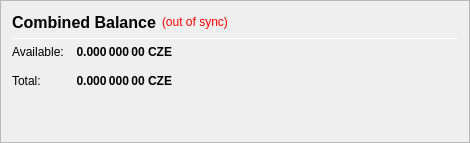
                   <widget class="QFrame" name="frame_CombinedBalances">
                    <property name="minimumSize">
                     <size>
                      <width>470</width>
                      <height>0</height>
                     </size>
                    </property>
                    <property name="frameShape">
                     <enum>QFrame::StyledPanel</enum>
                    </property>
                    <property name="frameShadow">
                     <enum>QFrame::Raised</enum>
                    </property>
                    <layout class="QVBoxLayout" name="verticalLayout_5">
                     <item>
                      <layout class="QHBoxLayout" name="horizontalLayout_5" stretch="0,0,0">
                       <item>
                        <widget class="QLabel" name="label_CombinedBalance">
                         <property name="minimumSize">
                          <size>
                           <width>0</width>
                           <height>20</height>
                          </size>
                         </property>
                         <property name="font">
                          <font>
                           <pointsize>12</pointsize>
                           <weight>75</weight>
                           <bold>true</bold>
                          </font>
                         </property>
                         <property name="toolTip">
                          <string>Combined Balance (including unconfirmed and immature coins)</string>
                         </property>
                         <property name="text">
                          <string>Combined Balance</string>
                         </property>
                        </widget>
                       </item>
                       <item>
                        <widget class="QLabel" name="labelWalletStatus">
                         <property name="cursor">
                          <cursorShape>WhatsThisCursor</cursorShape>
                         </property>
                         <property name="toolTip">
                          <string>The displayed information may be out of date. Your wallet automatically synchronizes with the CarbonZero network after a connection is established, but this process has not completed yet.</string>
                         </property>
                         <property name="styleSheet">
                          <string notr="true">QLabel { color: red; }</string>
                         </property>
                         <property name="text">
                          <string notr="true">(out of sync)</string>
                         </property>
                         <property name="alignment">
                          <set>Qt::AlignLeading|Qt::AlignLeft|Qt::AlignVCenter</set>
                         </property>
                        </widget>
                       </item>
                       <item>
                        <spacer name="horizontalSpacer_1">
                         <property name="orientation">
                          <enum>Qt::Horizontal</enum>
                         </property>
                         <property name="sizeHint" stdset="0">
                          <size>
                           <width>40</width>
                           <height>20</height>
                          </size>
                         </property>
                        </spacer>
                       </item>
                      </layout>
                     </item>
                     <item>
                      <widget class="Line" name="line_CombinedBalance">
                       <property name="minimumSize">
                        <size>
                         <width>0</width>
                         <height>1</height>
                        </size>
                       </property>
                       <property name="maximumSize">
                        <size>
                         <width>16777215</width>
                         <height>1</height>
                        </size>
                       </property>
                       <property name="orientation">
                        <enum>Qt::Horizontal</enum>
                       </property>
                      </widget>
                     </item>
                     <item>
                      <layout class="QGridLayout" name="gridLayout_3">
                       <property name="spacing">
                        <number>12</number>
                       </property>
                       <item row="1" column="0">
                        <widget class="QLabel" name="labelBalanceTextz">
                         <property name="text">
                          <string>Available:</string>
                         </property>
                        </widget>
                       </item>
                       <item row="1" column="1">
                        <widget class="QLabel" name="labelBalancez">
                         <property name="font">
                          <font>
                           <weight>75</weight>
                           <bold>true</bold>
                          </font>
                         </property>
                         <property name="cursor">
                          <cursorShape>IBeamCursor</cursorShape>
                         </property>
                         <property name="toolTip">
                          <string>Your current spendable balance</string>
                         </property>
                         <property name="text">
                          <string notr="true">0.000 000 00 CZE</string>
                         </property>
                         <property name="alignment">
                          <set>Qt::AlignRight|Qt::AlignTrailing|Qt::AlignVCenter</set>
                         </property>
                         <property name="textInteractionFlags">
                          <set>Qt::LinksAccessibleByMouse|Qt::TextSelectableByKeyboard|Qt::TextSelectableByMouse</set>
                         </property>
                        </widget>
                       </item>
                       <item row="2" column="0">
                        <widget class="QLabel" name="labelTotalTextz">
                         <property name="text">
                          <string>Total:</string>
                         </property>
                        </widget>
                       </item>
                       <item row="2" column="1">
                        <widget class="QLabel" name="labelTotalz">
                         <property name="font">
                          <font>
                           <weight>75</weight>
                           <bold>true</bold>
                          </font>
                         </property>
                         <property name="cursor">
                          <cursorShape>IBeamCursor</cursorShape>
                         </property>
                         <property name="toolTip">
                          <string>Total Balance, including all unavailable coins.</string>
                         </property>
                         <property name="text">
                          <string notr="true">0.000 000 00 CZE</string>
                         </property>
                         <property name="alignment">
                          <set>Qt::AlignRight|Qt::AlignTrailing|Qt::AlignVCenter</set>
                         </property>
                         <property name="textInteractionFlags">
                          <set>Qt::LinksAccessibleByMouse|Qt::TextSelectableByKeyboard|Qt::TextSelectableByMouse</set>
                         </property>
                        </widget>
                       </item>
                       <item row="2" column="3">
                        <spacer name="horizontalSpacer_2">
                         <property name="orientation">
                          <enum>Qt::Horizontal</enum>
                         </property>
                         <property name="sizeHint" stdset="0">
                          <size>
                           <width>40</width>
                           <height>20</height>
                          </size>
                         </property>
                        </spacer>
                       </item>
                      </layout>
                     </item>
                     <item>
                      <spacer name="verticalSpacer_1">
                       <property name="orientation">
                        <enum>Qt::Vertical</enum>
                       </property>
                       <property name="sizeHint" stdset="0">
                        <size>
                         <width>20</width>
                         <height>40</height>
                        </size>
                       </property>
                      </spacer>
                     </item>
                    </layout>
                   </widget>
